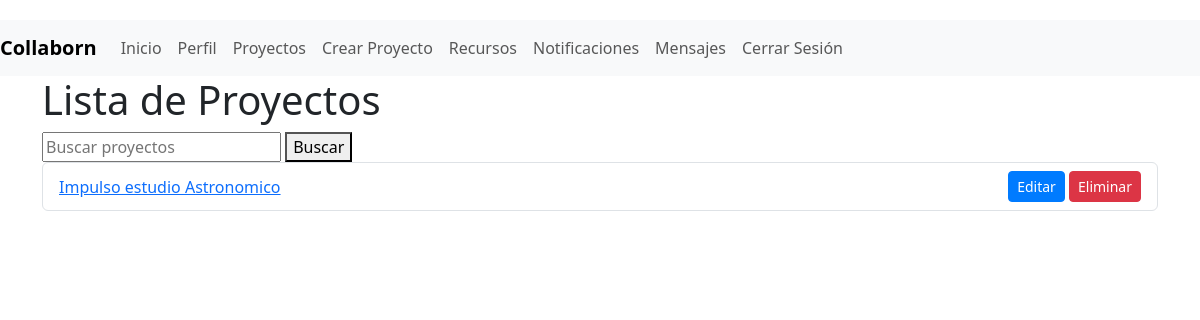
Page /proyectos/ (signed in) on the earlier database version.
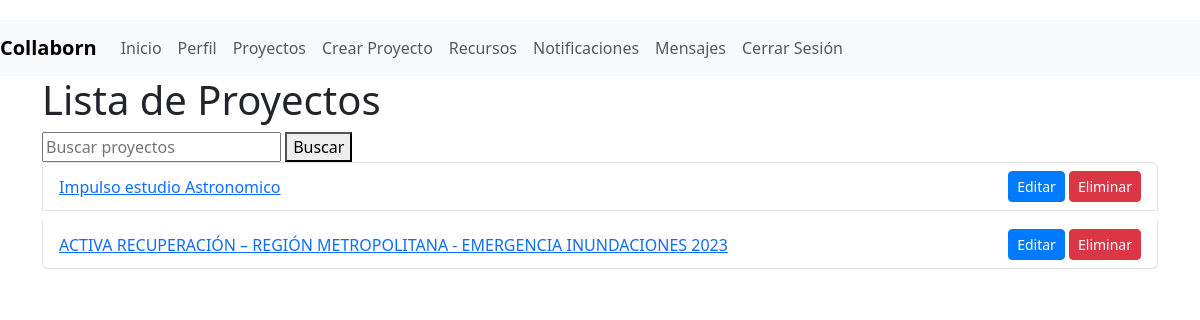
Same page on the later database version.
### myapp/models.py (models this page shows, shortened)
class Proyecto(models.Model):
    nombre = models.CharField(max_length=200)
    descripcion = models.TextField()
    fecha_inicio = models.DateField()
    fecha_fin = models.DateField()
    creador = models.ForeignKey(User, related_name='proyectos_creados', on_delete=models.CASCADE)

### myapp/views.py (the view)
# urls.py: path('proyectos/', views.proyecto_list, name='proyecto_list'),
@login_required
def proyecto_list(request):
    query = request.GET.get('q')
    filter_by = request.GET.get('filter_by')
    proyectos = Proyecto.objects.all()
    if query:
        proyectos = proyectos.filter(
            Q(nombre__icontains=query) | Q(descripcion__icontains=query)
        )
    if filter_by:
        if filter_by == 'mis_proyectos':
            proyectos = proyectos.filter(creador=request.user)
    return render(request, 'myapp/proyecto_list.html', {'proyectos': proyectos})

### myapp/templates/myapp/proyecto_list.html (shortened to what this page needs)
{% extends 'myapp/base.html' %}
{% block content %}
<h1>Lista de Proyectos</h1>
<form method="get">
    <input type="text" name="q" placeholder="Buscar proyectos" value="{{ request.GET.q }}">
    <button type="submit">Buscar</button>
</form>
<ul class="list-group">
    {% for proyecto in proyectos %}
    <li class="list-group-item d-flex justify-content-between align-items-center">
        <a href="{% url 'proyecto_detail' proyecto.id %}">{{ proyecto.nombre }}</a>
        <span>
            <a href="{% url 'proyecto_edit' proyecto.id %}" class="btn btn-primary btn-sm">Editar</a>
            <a href="{% url 'proyecto_delete' proyecto.id %}" class="btn btn-danger btn-sm">Eliminar</a>
        </span>
    </li>
    {% endfor %}
</ul>
{% endblock %}

Differences in the rows shown:
added Proyecto: nombre "ACTIVA RECUPERACIÓN – REGIÓN METROPOLITANA - EMERGENCIA INUNDACIONES 2023"
